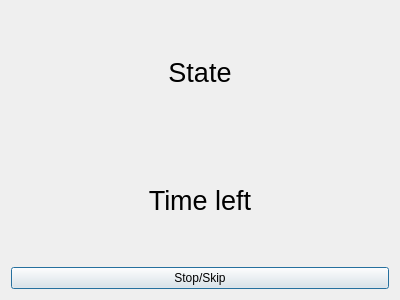
<?xml version="1.0" encoding="UTF-8"?>
<ui version="4.0">
 <class>Timer</class>
 <widget class="QDialog" name="Timer">
  <property name="geometry">
   <rect>
    <x>0</x>
    <y>0</y>
    <width>400</width>
    <height>300</height>
   </rect>
  </property>
  <property name="windowTitle">
   <string>Dialog</string>
  </property>
  <layout class="QVBoxLayout" name="verticalLayout">
   <item>
    <widget class="QLabel" name="label_state">
     <property name="font">
      <font>
       <pointsize>20</pointsize>
      </font>
     </property>
     <property name="text">
      <string>State</string>
     </property>
     <property name="alignment">
      <set>Qt::AlignCenter</set>
     </property>
    </widget>
   </item>
   <item>
    <widget class="QLabel" name="label_time">
     <property name="font">
      <font>
       <pointsize>20</pointsize>
      </font>
     </property>
     <property name="text">
      <string>Time left</string>
     </property>
     <property name="alignment">
      <set>Qt::AlignCenter</set>
     </property>
    </widget>
   </item>
   <item>
    <widget class="QPushButton" name="pushButton_stop_skip">
     <property name="text">
      <string>Stop/Skip</string>
     </property>
    </widget>
   </item>
  </layout>
 </widget>
 <resources/>
 <connections/>
</ui>
